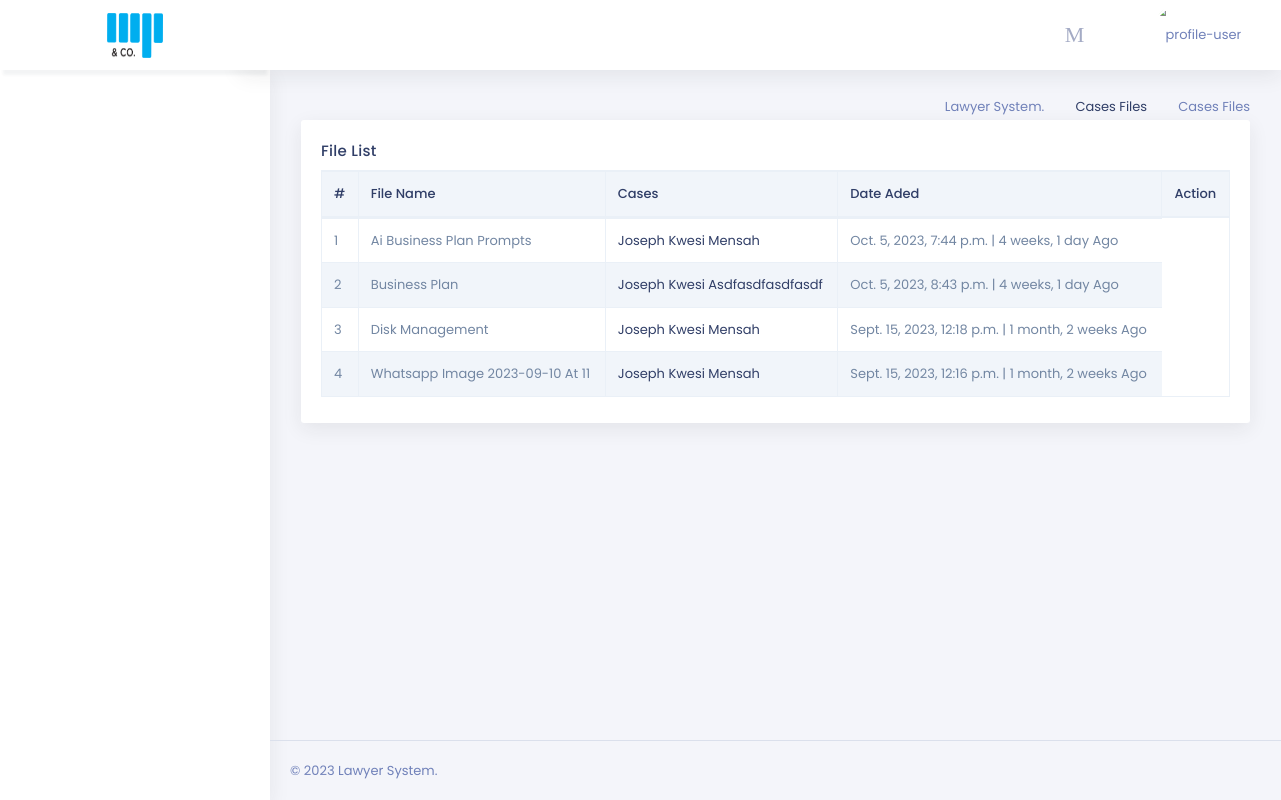
Page /cases/files/all-files on the committed database.
### cases/models.py (models this page shows, shortened)
class CaseFile(models.Model):
    case = models.ForeignKey(Case, on_delete=models.CASCADE)
    title = models.CharField(default="", max_length=250)
    file = models.FileField(upload_to="attachments/")
    date_added = models.DateTimeField(auto_now=True)
    class Meta:
        verbose_name = 'Case File'
        verbose_name_plural = 'Case Files'
        ordering = ['title']

class Case(models.Model):
    name = models.CharField(max_length=350)
    description = RichTextField(blank=True,null=True)
    category = models.ManyToManyField(Category, blank = True)
    court_number = models.CharField(max_length=250, null=True, blank=True)
    suit_number = models.CharField(max_length=250,null=True,blank=True)
    case_number = models.CharField(max_length=250, null=True, blank=True)
    representative = models.ForeignKey(
        Representative, null=True,blank=True ,on_delete=models.SET_NULL)
    lead_professional=models.ForeignKey('lawyers.Lawyer',related_name='lead_professional' ,null=True,on_delete=models.SET_NULL)
    confidential=models.BooleanField(default=False)
    team=models.ForeignKey('lawyers.Team',null=True, on_delete=models.SET_NULL)
    type=models.ForeignKey(CaseType,null=True, on_delete=models.SET_NULL)
    lawyer = models.ManyToManyField("lawyers.Lawyer", blank=True)
    staff = models.ManyToManyField("lawyers.OtherStaff", blank=True)
    chinese_wall=models.BooleanField(default=False)
    client = models.ManyToManyField('clients.Client')
    date_updated = models.DateTimeField(auto_now=True)
    date_added = models.DateTimeField(auto_now=False)
    date_received = models.DateTimeField(default=now,editable=True)
    court = models.ForeignKey(Court, null=True, on_delete=models.SET_NULL)
    closed = models.BooleanField(default=False)
    archived = models.BooleanField(default=False)
    comments = GenericRelation(Comment)
    added_by = models.ForeignKey("lawyers.user", on_delete=models.CASCADE)
    """Model definition for Case."""
    class Meta:
        verbose_name = 'Case'
        verbose_name_plural = 'Cases'
    def __str__(self):
        return self.name
    def get_absolute_url(self):
        return reverse("cases:case_detail", kwargs={"pk": self.pk})

### cases/views.py (the view)
# urls.py: path('cases/files/all-files',all_files,name="all_files"),
def all_files(request):
    files=CaseFile.objects.all()
    context={
        'case_files':files,
        }
    return render(request,'cases/all_files.html',context)

### accounts/templatetags/auth_extras.py (called while the page is built)
@register.filter(name='has_group')
def has_group(user, group_name):
    group = Group.objects.get(name=group_name)
    return True if group in user.groups.all() else False

### cases/context_processors.py (called while the page is built)
def get_lawyer(user):
    try:
        qs=Lawyer.objects.get(user=user)
        return qs
    except :
        return None

### templates/cases/all_files.html (shortened to what this page needs)
{% extends 'base.html' %}
{% load static %}
{% load auth_extras %}
{% block content %}
<div class="page-content">
    <div class="container-fluid">
        <div class="row">
            <div class="col-sm-12">
                <div class="page-title-box">
                    <div class="float-right">
                        <ol class="breadcrumb">
                            <li class="breadcrumb-item"><a href="/">Lawyer System.</a></li>
                            <li class="breadcrumb-item">Cases Files
                            </li>
                            <li class="breadcrumb-item active">Cases Files</li>
                        </ol>
                    </div>
                </div>
            </div>
        </div>
        <div class="row">
            <div class="col-12">
                <div class="card">
                    <div class="card-body">
                        <h4 class="mt-0 header-title">File List</h4>
                        <table id="datatable" class="table table-striped table-bordered dt-responsive nowrap"
                            style="border-collapse: collapse; border-spacing: 0; width: 100%;">
                            <thead>
                                <tr>
                                    <th>#</th>
                                    <th>File Name</th>
                                    <th>Cases</th>
                                    <th>Date Aded</th>
                                    <th>Action</th>
                                    </tr>
                            </thead>
                            <tbody>
                                {% for file in  case_files %}
                                <tr>
                                    <td>
                                        {{forloop.counter}}
                                    <td>{{file.title|title}}</td>
                                    <td><a href="{{file.case.get_absolute_url}}">{{file.case|title}}</a></td>
                                    <td> {{file.date_added}} | {{file.date_added|timesince}} Ago</td>
                                </tr>
                                {% endfor %}
                            </tbody>
                        </table>
                    </div>
                    </div>
                </div>
            </div>
        </div>
        {% endblock content %}

### static/chat/style.css (style rules this page uses)
body { font-size: 15px; }

### rows in the picture
CaseFile: title "Ai Business Plan Prompts", case "Joseph Kwesi Mensah", date_added "Oct. 5, 2023, 7:44 p.m.", date_added "4 weeks, 1 day"
CaseFile: title "Business Plan", case "Joseph Kwesi Asdfasdfasdfasdf", date_added "Oct. 5, 2023, 8:43 p.m.", date_added "4 weeks, 1 day"
CaseFile: title "Disk Management", case "Joseph Kwesi Mensah", date_added "Sept. 15, 2023, 12:18 p.m.", date_added "1 month, 2 weeks"
CaseFile: title "Whatsapp Image 2023-09-10 At 11", case "Joseph Kwesi Mensah", date_added "Sept. 15, 2023, 12:16 p.m.", date_added "1 month, 2 weeks"
